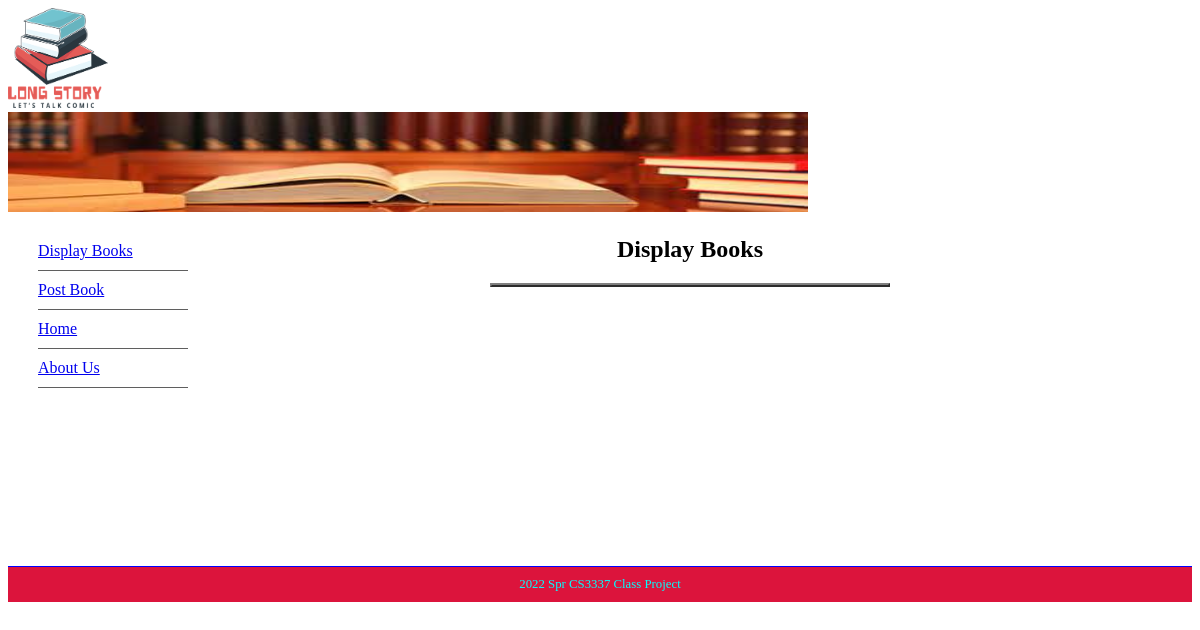
The page /displaybooks on the database as committed earlier.
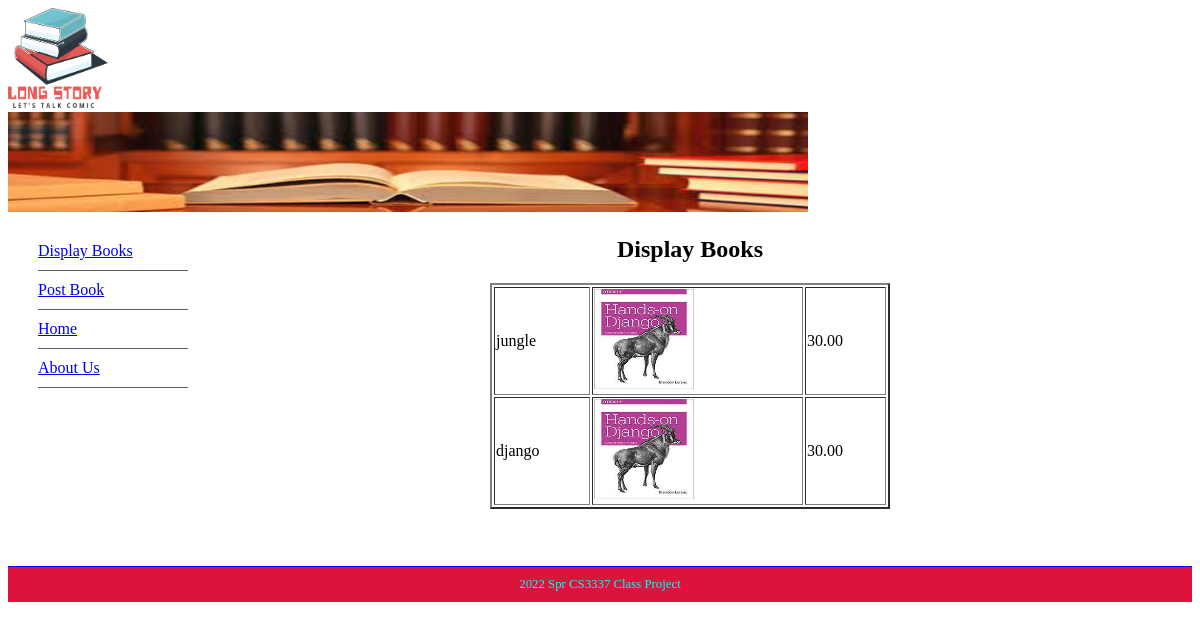
The same page on the database as committed later.
### bookMng/models.py (models this page shows, shortened)
class MainMenu(models.Model):
    item = models.CharField(max_length=200, unique=True)
    link = models.CharField(max_length=200, unique=True)

class Book(models.Model):
    name = models.CharField(max_length=200)
    web = models.URLField(max_length=200)
    price = models.DecimalField(decimal_places=2, max_digits=8)
    publishdate = models.DateField(auto_now=True)
    picture = models.FileField(upload_to='bookEx/static/uploads')
    pic_path = models.CharField(max_length=300, editable=False, blank=True)
    username = models.ForeignKey(User, blank=True, null=True, on_delete=models.CASCADE)

### bookMng/views.py (the view)
# urls.py: path('displaybooks', views.displaybooks, name='displaybooks')
def displaybooks(request):
        books = Book.objects.all()
        for b in books:
            b.pic_path = b.picture.url[14:]
        return render(request, "bookMng/displaybooks.html",
                      {
                          'item_list': MainMenu.objects.all(),
                          'books': books
                      }
                      )

### BookEx/templates/bookMng/displaybooks.html (shortened to what this page needs)
{% extends "base.html" %}
{% load static %}
{% block sidenav %}
    {% for item in item_list %}
        <li>
            <a href="{{ item.link }}"> {{ item.item }} </a>
        </li>
    {% endfor %}
{% endblock sidenav %}
{% block content %}
<h1 align="center">Display Books</h1>
<table align="center" border="2" width="400">
    {% for book in books %}
    <tr>
        <td>{{ book.name }}</td>
        <td> <img src="{% static book.pic_path %}" width="100" height="100"/></td>
        <td>{{ book.price }}</td>
    </tr>
    {% endfor %}
</table>
{% endblock content %}

### BookEx/templates/base.html (shortened to what this page needs)
<!DOCTYPE html>
{% load static %}
<html lang="en">
<head>
    <link rel="stylesheet" type="text/css" href="{% static 'main.css' %}">
</head>
<body>
<header>
    <div id="logo">
        <img src="{% static 'logo.png' %}" width="100" height="100" alt="Image of logo"/>
    </div>
    <div id = "topbanner">
        <img src="./static/banner.jpg" width="800" height="100" alt=""/>
    </div>
</header>
<aside id="leftsidebar">
    <nav id="nav">
        <ul>
            {% block sidenav %}{% endblock sidenav %}
        </ul>
    </nav>
</aside>
<section id="main">
    {% block content %}{% endblock content %}
</section>
<footer id="footer">
    2022 Spr CS3337 Class Project
</footer>
</body>
</html>

### BookEx/static/main.css (style rules this page uses)
#leftsidebar { width: 180px; height: 350px; float: left; }
#nav li { padding-top: 10px; padding-bottom: 10px; font-size: 1em; list-style-type: none; border-bottom: thin solid #5f5f5f; color: #4c4c4c; left: 0px; list-style-position: inside; margin-left: -10px; }
#footer { text-align: center; font-size: 0.8em; margin-top: 5px; padding-top: 10px; padding-bottom: 10px; background-color: crimson; border-top: thin solid blue; clear: both; color: aqua; }

Rows that differ between the two databases and show on the page:
added Book: name "jungle", price "30.00"
added Book: name "django", price "30.00"
